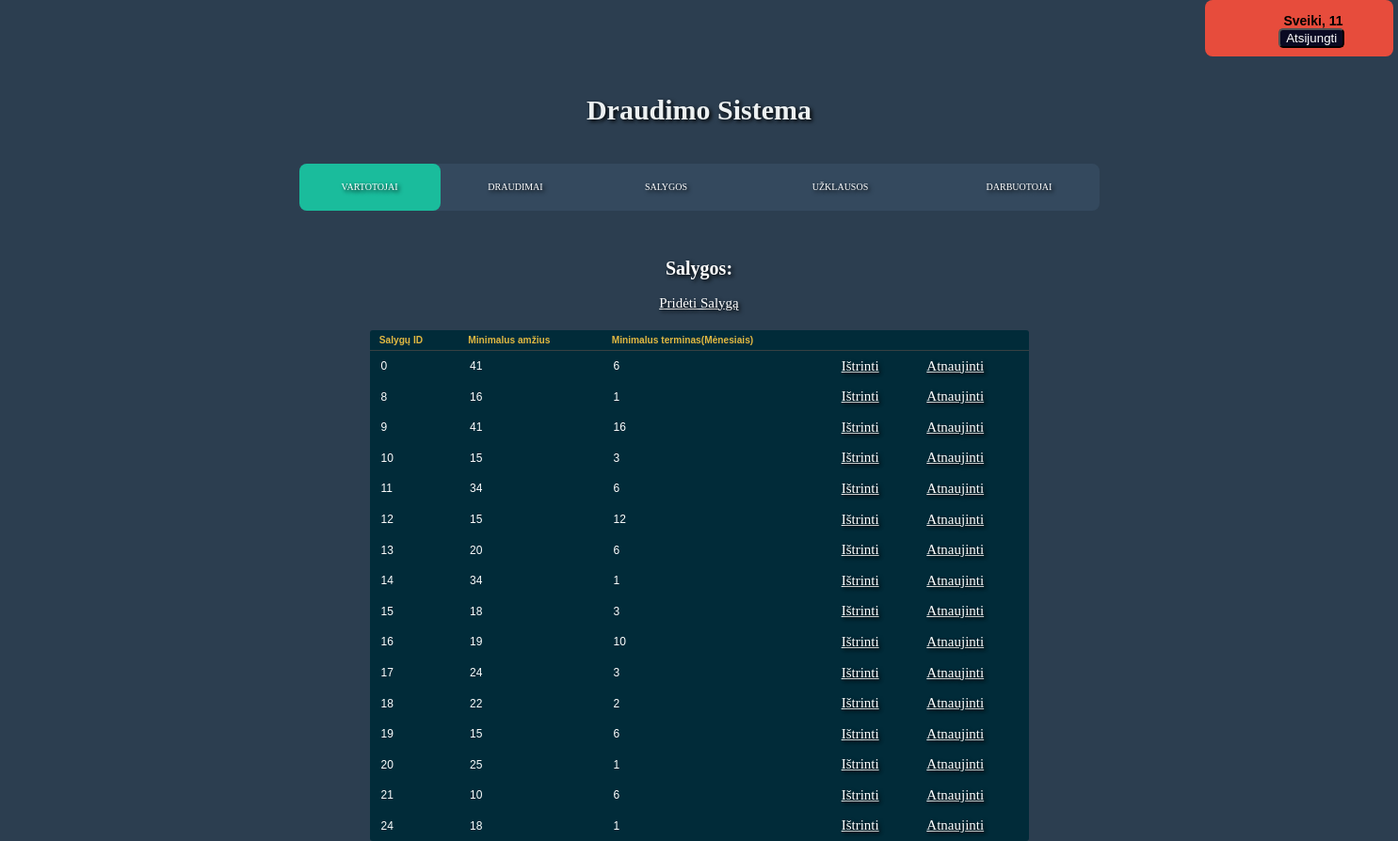
/Insurance/salygosAdmin.php (signed in), run on the app's committed database.
### tables this page shows
CREATE TABLE `salygos` (
  `salygu_id` int(20) NOT NULL,
  `minimalus_amzius` int(20) NOT NULL,
  `minimalus_terminas` int(20) NOT NULL
);

### Insurance/salygosAdmin.php (the view, shortened to what this page needs)
<!DOCTYPE html>
<html lang="en">
<head>
    <link rel="stylesheet" href="styleIndex.css">
</head>
<body>
 <div class = "name">
	<h3 class ="loginName"><?php
									echo "Sveiki, ".$_SESSION["username"];
							?></h3>
	<div class = "atsijungti">
		<form method="post">
		 <input type="submit" name="button1"
                class="button" value="Atsijungti" />
		</form>
	</div>
 </div>
<h1>Draudimo Sistema</h1>
<nav>
	<a href="vartotojaiAdmin.php">Vartotojai</a>
	<a href="draudimaiAdmin.php">Draudimai</a>
	<a href="salygosAdmin.php">Salygos</a>
	<a href="uzklausosAdmin.php">Užklausos</a>
	<a href="darbuotojaiAdmin.php">Darbuotojai</a>
	<div class="animation start-home"></div>
</nav>
<h2>Salygos:</h2>
<a href='prideti_salyga.php'>Pridėti Salygą</a>
<div class = "lentele">
<?php
include'connection.php';
	$sql = "SELECT * FROM salygos";
	$result = $conn->query($sql);
    echo "<table class=\"table\">\n";
    echo "  <tr>\n";
	echo "    <th>Salygų ID</th>\n";
    echo "    <th>Minimalus amžius</th>\n";
    echo "    <th>Minimalus terminas(Mėnesiais)</th>\n";
    echo "    <th></th>\n";
	echo "    <th></th>\n";
    echo "  </tr>";
	if ($result->num_rows > 0) {
	while($row = $result->fetch_assoc()) {
		echo "<tr>\n";
		echo "    <td>".$row["salygu_id"]."</td>\n";
		echo "    <td>".$row["minimalus_amzius"]."</td>\n";
		echo "    <td>".$row["minimalus_terminas"]."</td>\n";
    	echo "    <td>"."<a href='istrinti_salyga.php?salygu_id=".$row["salygu_id"]."' onclick='return confirmDelete(this);'>Ištrinti</a>"."</td>\n";
		echo "    <td>"."<a href='atnaujinti_salyga.php?salygu_id1=".$row['salygu_id']."' onclick='return confirmUpdate(this);'>Atnaujinti</a>"."</td>\n";
	}
	echo "</table>\n";
	} else {
    echo "0 results";
}
?>
</div>
</body>

### Insurance/styleIndex.css (style rules this page uses)
body { margin: 0; padding: 0; align-items: center; text-align: center; }
nav { margin: 27px auto 0; position: relative; width: 850px; height: 50px; background-color: #34495e; border-radius: 8px; font-size: 0; }
nav a { line-height: 50px; height: 100%; font-size: 10px; display: inline-block; position: relative; z-index: 1; text-decoration: none; text-transform: uppercase; text-align: center; color: white; cursor: pointer; }
nav .animation { position: absolute; height: 100%; top: 0; z-index: 0; transition: all .5s ease 0s; border-radius: 8px; }
a:nth-child(1) { width: 150px; }
a:nth-child(2) { width: 160px; }
a:nth-child(3) { width: 160px; }
a:nth-child(4) { width: 210px; }
a:nth-child(5) { width: 170px; }
nav .start-home, a:nth-child(1):hover~.animation { width: 150px; left: 0; background-color: #1abc9c; }
body { font-size: 12px; font-family: sans-serif; background: #2c3e50; }
h1 { text-align: center; margin: 40px 0 40px; text-align: center; font-size: 30px; color: #ecf0f1; text-shadow: 2px 2px 4px #000000; font-family: 'Cherry Swash', cursive; }
form { width: 35%; margin-left: 32%; margin-top: 15%; }
a { color: rgb(255, 255, 255); font-size: 15px; text-shadow: 2px 2px 4px #000000; font-family: 'Cherry Swash', cursive; }
.name { width: 200px; height: 60px; background-color: #e74c3c; margin-left: 1275px; display: inline-block; position: relative; border-radius: 8px; }
.loginName { margin-left: 30px; }
.atsijungti { width: 67px; background-color: #000000; color: #f1ecec; margin-top: -10px; margin-left: 65px; border-radius: 4px; }
table { text-align: center; margin-left: auto; margin-right: auto; margin-top: 20px; background: #012B39; border-radius: 0.25em; border-collapse: collapse; width: 700px; }
tr { text-align: left; }
th { border-bottom: 1px solid #364043; color: #E2B842; font-size: 0.85em; font-weight: 600; padding: 0.5em 1em; text-align: left; }
td { color: #fff; font-weight: 400; padding: 0.65em 1em; }
tbody tr { transition: background 0.25s ease; }
body { text-align:center; }
h2 { margin-top: 50px; color: rgb(255, 254, 254); font-size: 20px; text-shadow: 2px 2px 4px #000000; font-family: 'Cherry Swash', cursive; text-align: center; }
.button { position: absolute; margin-left: -20px; top:50%; background-color:#0a0a23; color: #fff; border-radius: 5px; }

### data on the page
salygos: salygu_id "0", minimalus_amzius "41", minimalus_terminas "6"
salygos: salygu_id "8", minimalus_amzius "16", minimalus_terminas "1"
salygos: salygu_id "9", minimalus_amzius "41", minimalus_terminas "16"
salygos: salygu_id "10", minimalus_amzius "15", minimalus_terminas "3"
salygos: salygu_id "11", minimalus_amzius "34", minimalus_terminas "6"
salygos: salygu_id "12", minimalus_amzius "15", minimalus_terminas "12"
salygos: salygu_id "13", minimalus_amzius "20", minimalus_terminas "6"
salygos: salygu_id "14", minimalus_amzius "34", minimalus_terminas "1"
salygos: salygu_id "15", minimalus_amzius "18", minimalus_terminas "3"
salygos: salygu_id "16", minimalus_amzius "19", minimalus_terminas "10"
salygos: salygu_id "17", minimalus_amzius "24", minimalus_terminas "3"
salygos: salygu_id "18", minimalus_amzius "22", minimalus_terminas "2"
salygos: salygu_id "19", minimalus_amzius "15", minimalus_terminas "6"
salygos: salygu_id "20", minimalus_amzius "25", minimalus_terminas "1"
salygos: salygu_id "21", minimalus_amzius "10", minimalus_terminas "6"
salygos: salygu_id "24", minimalus_amzius "18", minimalus_terminas "1"

### other printed values
$_SESSION["username"] "11"
